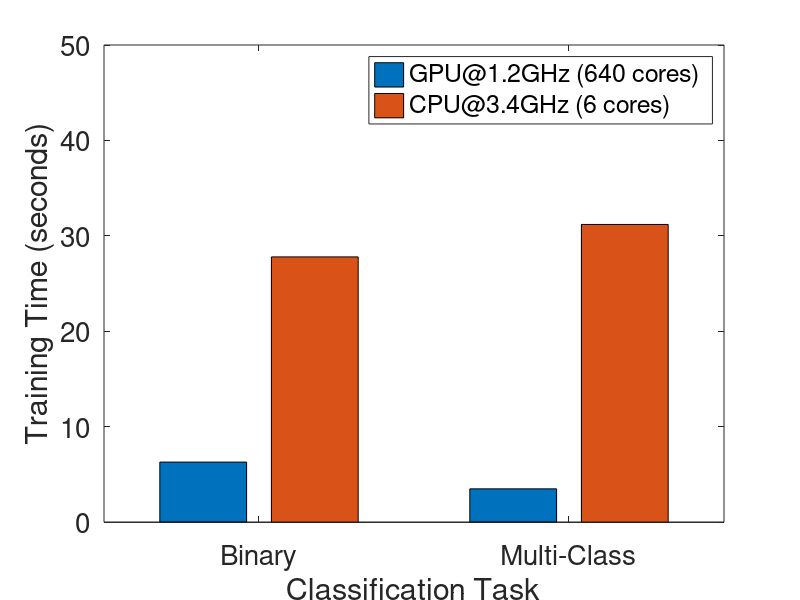

Write MATLAB code to recreate this figure.
set(0,'DefaultAxesFontSize', 20)
set(0,'DefaultTextFontSize', 20)

%{
axis_binary =[5	10	20	25	30	40	50	60	70	80	90	100	110	120	130	140	150	160	170	180	190	200	210	220	230	240	250	260	270	280	290];
train_binary = [0.994 	0.997	0.994	0.981	1	0.981	0.987	0.997	0.997	1	1	1	1	1	1	1	1	1	1	1	1	1	0.997	1	1	1	1	1	1	1	1];
test_binary = [0.632	0.61	0.662	0.728	0.699	0.779	0.743	0.75	0.699	0.868	0.897	0.904	0.904	0.912	0.897	0.919	0.779	0.875	0.816	0.772	0.772	0.757	0.816	0.684	0.779	0.75	0.787	0.669	0.713	0.721	0.684];

axis_multi = [5	10	20	30	40	50	60	70	80	90	100	110	120	130	140	150	160	170	180	190	200	210	220	230	240	250	260	270	280	290];
train_multi = [0.987	0.981	0.987	0.997	0.991	1	1	1	1	1	1	1	1	1	1	1	1	1	1	1	1	1	1	1	1	1	1	1	1	1];
test_multi = [0.507	0.507	0.654	0.622	0.603	0.551	0.596	0.588	0.684	0.757	0.757	0.684	0.743	0.728	0.743	0.647	0.721	0.699	0.669	0.647	0.669	0.632	0.61	0.684	0.662	0.647	0.61	0.61	0.61	0.574];

figure
plot(axis_binary, test_binary, '-^b',...
    axis_multi, test_multi, '-^r');
xlabel('Principal Components');
ylabel('Accuracy');
legend('Binary (Test)','Multi (Test)','Location','NorthEast');

tix=get(gca,'ytick')';
set(gca,'yticklabel',num2str(tix,'%.2f'))
%ylim([0 1]);


reg = [0.0001	0.0005	0.001	0.005	0.01	0.05	0.1	0.5];
reg_test = [0.743	0.743	0.787	0.765	0.757	0.765	0.765	0.772];
reg_train = [1 1 1 1 1 1 1 1];

figure
semilogx(reg, reg_train, '-^b',...
    reg, reg_test, '-^r');
xlabel('Regularization Parameter');
ylabel('Accuracy');
legend('Multi (Train)','Multi (Test)','Location','NorthEast');
tix=get(gca,'ytick')';
set(gca,'yticklabel',num2str(tix,'%.2f'))
%}

figure
runtime = [6.3 3.5; 27.8 31.2]';
bar(runtime)
legend('GPU@1.2GHz (640 cores)','CPU@3.4GHz (6 cores)','Location','NorthEast');
ylim([0 50]);
set(gca,'XTickLabel',{'Binary', 'Multi-Class'})
xlabel('Classification Task');
ylabel('Training Time (seconds)');